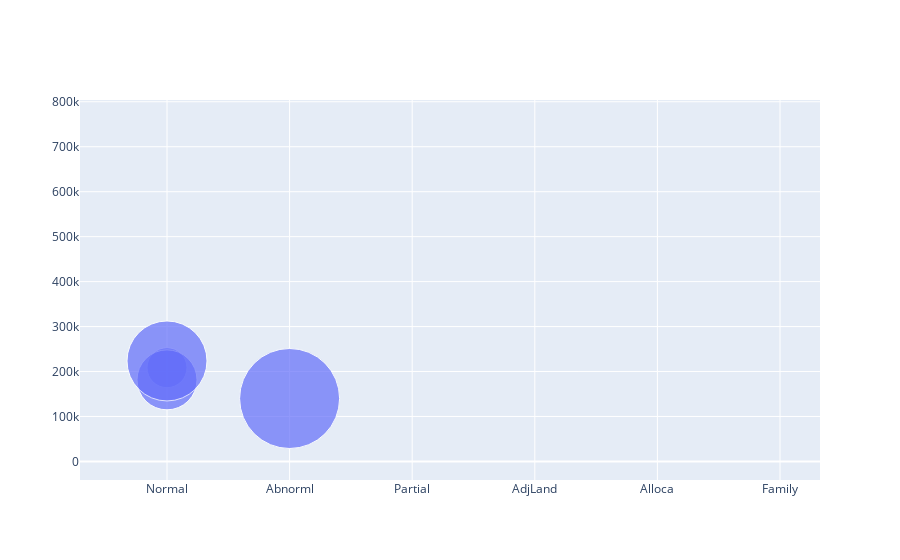

Notebook source saved alongside this figure:
### Code cell
fig = go.Figure(data=[go.Scatter(
    x=df['SaleCondition'], y=df['SalePrice'],
    mode='markers',
    marker_size=[40, 60, 80, 100])
])

fig.show()

### Figure 1 — Plotly figure (JSON) as saved in the notebook; plotly's stock layout.template omitted (floating-point values rounded to 4 significant figures; data arrays with more than 128 entries replaced by an {"elided": "..."} marker saying what was removed)
{"data": [{"marker": {"size": [40, 60, 80, 100]}, "mode": "markers", "type": "scatter", "x": {"elided": "1460 str values"}, "y": {"elided": "1460 int values"}}], "layout": {}}
